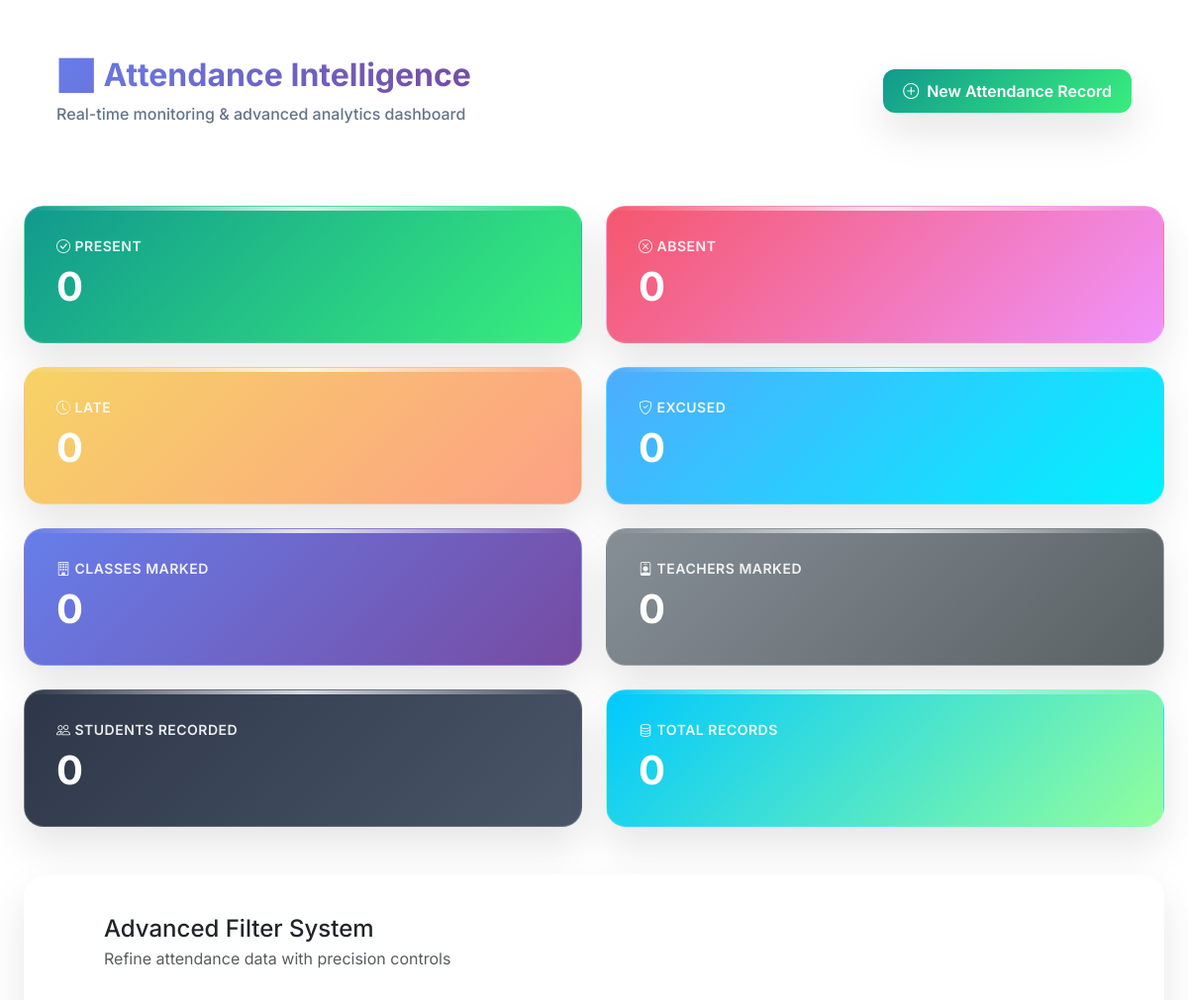
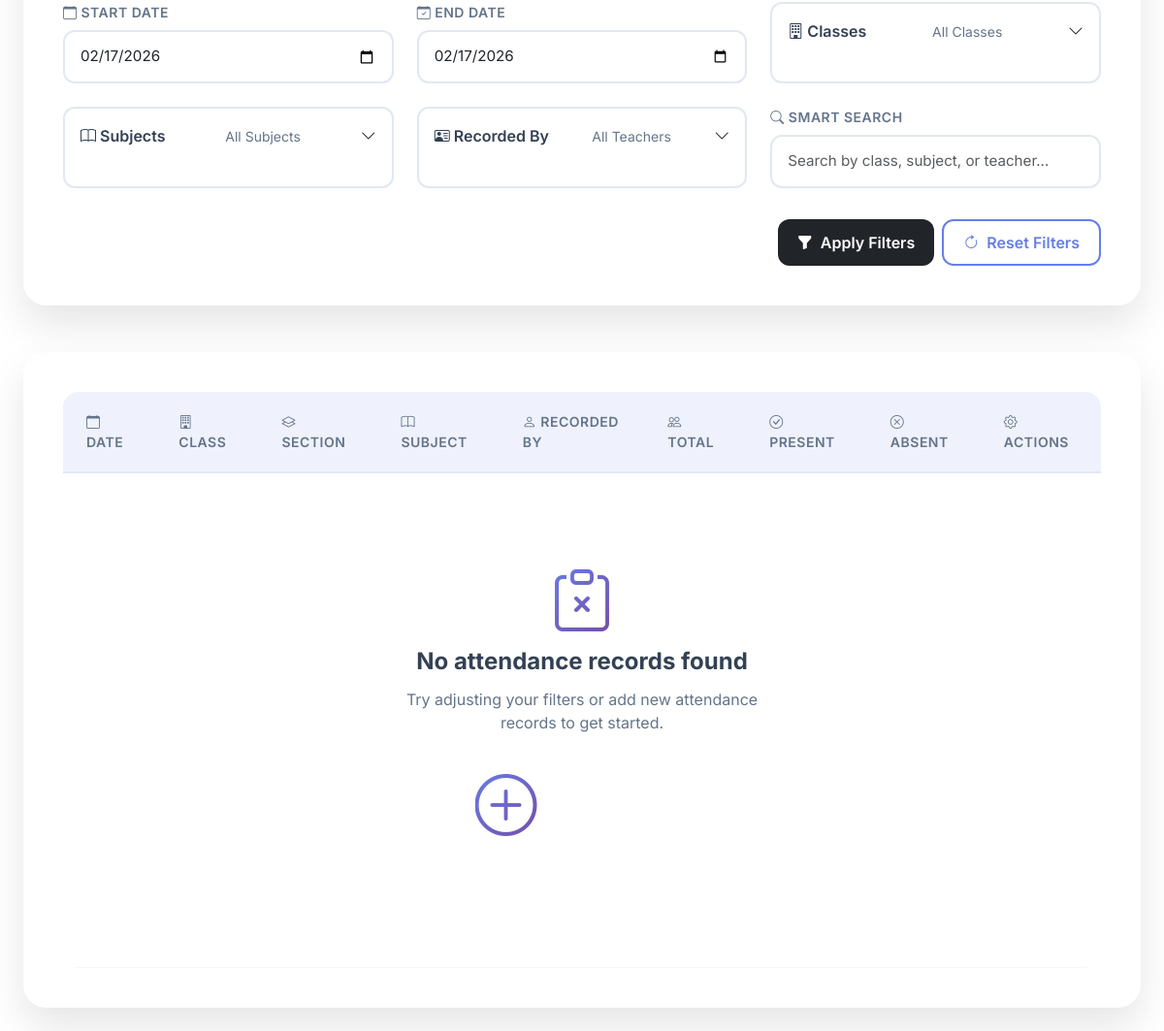
The page /views/admin/attendance/attendance.php (signed in) on the database its author committed (2 pictures, top to bottom).
### tables this page shows
CREATE TABLE `app_settings` (
  `id` int(11) NOT NULL,
  `app_name` varchar(150) DEFAULT 'Admin Panel',
  `logo_path` varchar(255) DEFAULT NULL,
  `show_type` enum('text','logo') DEFAULT 'text',
  `updated_at` timestamp NOT NULL DEFAULT current_timestamp() ON UPDATE current_timestamp(),
  `language_id` int(11) DEFAULT 1
);

### views/admin/attendance/attendance.php (the view, shortened to what this page needs)
<?php
require_once __DIR__ . '/../../../config/db.php';
$settings = $conn->query("SELECT language_id FROM app_settings ORDER BY id DESC LIMIT 1")->fetch_assoc();
$currentLangId = $settings['language_id'] ?? 1;
function t($key, $replacements = []) {
    global $translations, $currentLangId;
    $text = $translations[$currentLangId][$key] ?? $key;
    return $text;
}
$theme_res = $conn->query("SELECT mode FROM theme LIMIT 1");
$theme_row = $theme_res->fetch_assoc();
$theme = (int)($theme_row['mode'] ?? 0);
$theme_class = ($theme === 0) ? 'dark-theme' : 'light-theme';
$start_date = $_GET['start_date'] ?? date('Y-m-d');
$end_date   = $_GET['end_date'] ?? date('Y-m-d');
$search = $_GET['search'] ?? '';
$where = ["a.date BETWEEN ? AND ?"];
$params = [$start_date, $end_date];
$types = "ss";
$where_sql = implode(' AND ', $where);
$summary_stmt = $conn->prepare("
    SELECT
        SUM(a.status='present') AS present_count,
        SUM(a.status='absent') AS absent_count,
        SUM(a.status='late') AS late_count,
        SUM(a.status='excused') AS excused_count,
        COUNT(DISTINCT a.class_id) AS classes_marked,
        COUNT(DISTINCT a.recorded_by) AS teachers_marked,
        COUNT(DISTINCT a.student_id) AS students_recorded,
        COUNT(*) AS total_records
    FROM attendance a
    JOIN classes c ON c.id = a.class_id
    JOIN subjects sub ON sub.id = a.subject_id
    WHERE $where_sql
");
$summary_stmt->bind_param($types, ...$params);
$summary_stmt->execute();
$summary = $summary_stmt->get_result()->fetch_assoc();
$list_stmt = $conn->prepare("
    SELECT
        a.date,
        a.class_id,
        a.subject_id,
        a.recorded_by,
        c.name AS class_name,
        s.name AS section_name,
        sub.name AS subject_name,
        COUNT(a.student_id) AS total_students,
        SUM(a.status='present') AS present_count,
        SUM(a.status='absent') AS absent_count
    FROM attendance a
    JOIN classes c ON c.id = a.class_id
    LEFT JOIN sections s ON s.id = a.section_id
    JOIN subjects sub ON sub.id = a.subject_id
    WHERE $where_sql
    GROUP BY a.class_id, a.section_id, a.subject_id, a.date, a.recorded_by
    ORDER BY a.date DESC
");
$list_stmt->bind_param($types, ...$params);
$list_stmt->execute();
$attendance_list = $list_stmt->get_result();
?>
<!DOCTYPE html>
<html lang="<?= $currentLangId == 2 ? 'ar' : 'en' ?>" dir="<?= $currentLangId == 2 ? 'rtl' : 'ltr' ?>">
<head>
    <link href="../../assets/css/bootstrap.min.css" rel="stylesheet">
    <link rel="stylesheet" href="https://cdn.jsdelivr.net/npm/bootstrap-icons@1.10.0/font/bootstrap-icons.css">
</head>
<body class="<?= $theme_class ?>">
<div class="container-fluid">
    <div class="header-section">
        <div class="header-title">
            <h3>📊 <?= t('header_title') ?></h3>
            <span class="header-subtitle"><?= t('header_subtitle') ?></span>
        </div>
        <a href="attendance_add.php" class="btn btn-success glass-card">
            <i class="bi bi-plus-circle"></i> <?= t('new_record') ?>
        </a>
    </div>
    <div class="stats-grid">
        <div class="stat-card text-white glass-card">
            <h6><i class="bi bi-check-circle"></i> <?= t('stats_present') ?></h6>
            <h3><?= $summary['present_count'] ?? 0 ?></h3>
        </div>
        <div class="stat-card text-white glass-card">
            <h6><i class="bi bi-x-circle"></i> <?= t('stats_absent') ?></h6>
            <h3><?= $summary['absent_count'] ?? 0 ?></h3>
        </div>
        <div class="stat-card text-white glass-card">
            <h6><i class="bi bi-clock-history"></i> <?= t('stats_late') ?></h6>
            <h3><?= $summary['late_count'] ?? 0 ?></h3>
        </div>
        <div class="stat-card text-white glass-card">
            <h6><i class="bi bi-shield-check"></i> <?= t('stats_excused') ?></h6>
            <h3><?= $summary['excused_count'] ?? 0 ?></h3>
        </div>
        <div class="stat-card text-white glass-card">
            <h6><i class="bi bi-building"></i> <?= t('stats_classes_marked') ?></h6>
            <h3><?= $summary['classes_marked'] ?? 0 ?></h3>
        </div>
        <div class="stat-card text-white glass-card">
            <h6><i class="bi bi-person-badge"></i> <?= t('stats_teachers_marked') ?></h6>
            <h3><?= $summary['teachers_marked'] ?? 0 ?></h3>
        </div>
        <div class="stat-card text-white glass-card">
            <h6><i class="bi bi-people"></i> <?= t('stats_students_recorded') ?></h6>
            <h3><?= $summary['students_recorded'] ?? 0 ?></h3>
        </div>
        <div class="stat-card text-white glass-card">
            <h6><i class="bi bi-database"></i> <?= t('stats_total_records') ?></h6>
            <h3><?= $summary['total_records'] ?? 0 ?></h3>
        </div>
    </div>
    <div class="filter-container glass-card">
        <div class="filter-header">
            <i class="bi bi-funnel"></i>
            <div>
                <h4 class="mb-1"><?= t('filter_title') ?></h4>
                <p class="text-muted mb-0"><?= t('filter_subtitle') ?></p>
            </div>
        </div>
        <form method="get">
            <div class="filter-grid">
                <div class="filter-group">
                    <label class="filter-label"><i class="bi bi-calendar"></i> <?= t('filter_start_date') ?></label>
                    <input type="date" name="start_date" class="form-control" value="<?= $start_date ?>">
                </div>
                <div class="filter-group">
                    <label class="filter-label"><i class="bi bi-calendar-check"></i> <?= t('filter_end_date') ?></label>
                    <input type="date" name="end_date" class="form-control" value="<?= $end_date ?>">
                </div>
                <div class="expand-filter" data-placeholder="<?= t('filter_all_classes') ?>">
                    <div class="expand-header">
                        <span class="expand-title"><i class="bi bi-building"></i> <?= t('filter_classes') ?></span>
                        <span class="expand-summary"><?= t('filter_all_classes') ?></span>
                        <i class="bi bi-chevron-down"></i>
                    </div>
                </div>
                <div class="expand-filter" data-placeholder="<?= t('filter_all_subjects') ?>">
                    <div class="expand-header">
                        <span class="expand-title"><i class="bi bi-book"></i> <?= t('filter_subjects') ?></span>
                        <span class="expand-summary"><?= t('filter_all_subjects') ?></span>
                        <i class="bi bi-chevron-down"></i>
                    </div>
                </div>
                <div class="expand-filter" data-placeholder="<?= t('filter_all_teachers') ?>">
                    <div class="expand-header">
                        <span class="expand-title"><i class="bi bi-person-vcard"></i> <?= t('filter_recorded_by') ?></span>
                        <span class="expand-summary"><?= t('filter_all_teachers') ?></span>
                        <i class="bi bi-chevron-down"></i>
                    </div>
                </div>
                <div class="filter-group">
                    <label class="filter-label"><i class="bi bi-search"></i> <?= t('filter_search') ?></label>
                    <input type="text" name="search" class="form-control"
                           placeholder="<?= t('filter_search_placeholder') ?>"
                           value="<?= htmlspecialchars($search) ?>">
                </div>
            </div>
            <div class="d-flex justify-content-end gap-2">
                 <button type="submit" class="btn btn-dark">
                    <i class="bi bi-funnel-fill"></i> <?= t('filter_apply') ?>
                </button>
                <a href="?" class="btn btn-outline-primary">
                    <i class="bi bi-arrow-clockwise"></i> <?= t('filter_reset') ?>
                </a>
            </div>
        </form>
    </div>
    <div class="data-container glass-card">
        <div class="table-responsive">
            <table class="table">
                <thead>
                    <tr>
                        <th><i class="bi bi-calendar"></i> <?= t('table_date') ?></th>
                        <th><i class="bi bi-building"></i> <?= t('table_class') ?></th>
                        <th><i class="bi bi-layers"></i> <?= t('table_section') ?></th>
                        <th><i class="bi bi-book"></i> <?= t('table_subject') ?></th>
                        <th><i class="bi bi-person"></i> <?= t('table_recorded_by') ?></th>
                        <th><i class="bi bi-people"></i> <?= t('table_total') ?></th>
                        <th><i class="bi bi-check-circle"></i> <?= t('table_present') ?></th>
                        <th><i class="bi bi-x-circle"></i> <?= t('table_absent') ?></th>
                        <th><i class="bi bi-gear"></i> <?= t('table_actions') ?></th>
                    </tr>
                </thead>
                <tbody>
                    <?php if ($attendance_list->num_rows): ?>
                        <?php while($row = $attendance_list->fetch_assoc()): ?>
                        <tr>
                            <td data-label="<?= t('table_date') ?>">
                                <span class="fw-semibold"><?= $row['date'] ?></span>
                            </td>
                            <td data-label="<?= t('table_class') ?>"><?= $row['class_name'] ?></td>
                            <td data-label="<?= t('table_section') ?>"><?= $row['section_name'] ?? '-' ?></td>
                            <td data-label="<?= t('table_subject') ?>"><?= $row['subject_name'] ?></td>
                            <td data-label="<?= t('table_recorded_by') ?>"><?= displayRecordedBy($conn, $row['recorded_by']) ?></td>
                            <td data-label="<?= t('table_total') ?>">
                                <span class="badge bg-secondary"><?= $row['total_students'] ?></span>
                            </td>
                            <td data-label="<?= t('table_present') ?>">
                                <span class="badge bg-success"><?= $row['present_count'] ?></span>
                            </td>
                            <td data-label="<?= t('table_absent') ?>">
                                <span class="badge bg-danger"><?= $row['absent_count'] ?></span>
                            </td>
                            <td data-label="<?= t('table_actions') ?>">
                               <div class="action-buttons d-flex gap-1">
                                    <a href="details.php
                                        ?date=<?= urlencode($row['date']) ?>
                                        &class_id=<?= $row['class_id'] ?>
                                        &subject_id=<?= $row['subject_id'] ?>
                                        &recorded_by=<?= urlencode($row['recorded_by']) ?>"
                                       class="btn btn-sm btn-info"
                                       title="<?= t('action_view') ?>">
                                        <i class="bi bi-eye"></i>
                                    </a>
                                   <a href="edit_session.php?<?= http_build_query([
                                        'date'        => $row['date'],
                                        'class_id'    => $row['class_id'],
                                        'subject_id'  => $row['subject_id'],
                                        'recorded_by' => $row['recorded_by']
                                    ]) ?>"
                                   class="btn btn-sm btn-gradient"
                                   title="<?= t('action_edit') ?>">
                                    <i class="bi bi-pencil-square"></i>
                                </a>
                                    <button type="button"
                                        class="btn btn-sm btn-danger"
                                        title="<?= t('action_delete') ?>"
                                        onclick="deleteAttendance(
                                            '<?= $row['date'] ?>',
                                            <?= $row['class_id'] ?>,
                                            <?= $row['subject_id'] ?>,
                                            '<?= addslashes($row['recorded_by']) ?>'
                                        )">
                                        <i class="bi bi-trash"></i>
                                    </button>
                                </div>
                            </td>
                        </tr>
                        <?php endwhile; ?>
                    <?php else: ?>
                    <tr>
                        <td colspan="9">
                            <div class="empty-state">
                                <i class="bi bi-clipboard-x"></i>
                                <h4><?= t('empty_title') ?></h4>
                                <p><?= t('empty_message') ?></p>
                                <a href="attendance_add.php" class="btn btn-primary mt-3">
                                    <i class="bi bi-plus-circle"></i> <?= t('empty_action') ?>
                                </a>
                            </div>
                        </td>
                    </tr>
                    <?php endif; ?>
                </tbody>
            </table>
        </div>
    </div>
</div>
</body>
</html>

### rows shown on the page
app_settings: language "Attendance Intelligence", language "Real-time monitoring & advanced analytics dashboard", language "New Attendance Record", language "PRESENT", language "ABSENT", language "LATE", language "EXCUSED", language "CLASSES MARKED", language "TEACHERS MARKED", language "STUDENTS RECORDED", language "TOTAL RECORDS", language "Advanced Filter System", language "Refine attendance data with precision controls", language "START DATE", language "END DATE", language "Classes", language "Subjects", language "Recorded By", language "SMART SEARCH", search "Search by class, subject, or teacher...", language "Apply Filters", language "Reset Filters", language "DATE", language "CLASS", language "SECTION", language "SUBJECT", language "RECORDED BY", language "TOTAL", language "ACTIONS", language "No attendance records found", language "Try adjusting your filters or add new attendance records to get started."

### other values the page prints
$summary['present_count'] "0"
$summary['absent_count'] "0"
$summary['late_count'] "0"
$summary['excused_count'] "0"
$summary['classes_marked'] "0"
$summary['teachers_marked'] "0"
$summary['students_recorded'] "0"
$summary['total_records'] "0"
